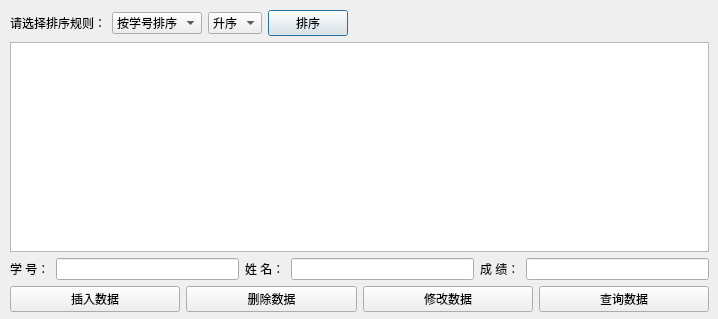
<?xml version="1.0" encoding="UTF-8"?>
<ui version="4.0">
 <class>StudentDialog</class>
 <widget class="QDialog" name="StudentDialog">
  <property name="geometry">
   <rect>
    <x>0</x>
    <y>0</y>
    <width>718</width>
    <height>319</height>
   </rect>
  </property>
  <property name="windowTitle">
   <string>学生成绩管理系统</string>
  </property>
  <property name="windowIcon">
   <iconset resource="images.qrc">
    <normaloff>:/new/prefix1/Images/stuIcon.jpg</normaloff>:/new/prefix1/Images/stuIcon.jpg</iconset>
  </property>
  <widget class="QWidget" name="layoutWidget">
   <property name="geometry">
    <rect>
     <x>10</x>
     <y>10</y>
     <width>699</width>
     <height>302</height>
    </rect>
   </property>
   <layout class="QVBoxLayout" name="verticalLayout">
    <item>
     <layout class="QHBoxLayout" name="horizontalLayout">
      <item>
       <widget class="QLabel" name="label_4">
        <property name="text">
         <string>请选择排序规则：</string>
        </property>
       </widget>
      </item>
      <item>
       <widget class="QComboBox" name="comboBoxVal">
        <item>
         <property name="text">
          <string>按学号排序</string>
         </property>
        </item>
        <item>
         <property name="text">
          <string>按成绩排序</string>
         </property>
        </item>
       </widget>
      </item>
      <item>
       <widget class="QComboBox" name="comboBoxCond">
        <item>
         <property name="text">
          <string>升序</string>
         </property>
        </item>
        <item>
         <property name="text">
          <string>降序</string>
         </property>
        </item>
       </widget>
      </item>
      <item>
       <widget class="QPushButton" name="pushButtonSort">
        <property name="text">
         <string>排序</string>
        </property>
       </widget>
      </item>
      <item>
       <spacer name="horizontalSpacer">
        <property name="orientation">
         <enum>Qt::Horizontal</enum>
        </property>
        <property name="sizeHint" stdset="0">
         <size>
          <width>40</width>
          <height>20</height>
         </size>
        </property>
       </spacer>
      </item>
      <item>
       <spacer name="horizontalSpacer_2">
        <property name="orientation">
         <enum>Qt::Horizontal</enum>
        </property>
        <property name="sizeHint" stdset="0">
         <size>
          <width>40</width>
          <height>20</height>
         </size>
        </property>
       </spacer>
      </item>
     </layout>
    </item>
    <item>
     <widget class="QTableView" name="tableView_stu">
      <property name="maximumSize">
       <size>
        <width>16777215</width>
        <height>16777215</height>
       </size>
      </property>
     </widget>
    </item>
    <item>
     <layout class="QHBoxLayout" name="horizontalLayout_2">
      <item>
       <widget class="QLabel" name="label">
        <property name="text">
         <string>学 号：</string>
        </property>
       </widget>
      </item>
      <item>
       <widget class="QLineEdit" name="lineEdit_ID"/>
      </item>
      <item>
       <widget class="QLabel" name="label_2">
        <property name="text">
         <string>姓 名：</string>
        </property>
       </widget>
      </item>
      <item>
       <widget class="QLineEdit" name="lineEdit_NAME"/>
      </item>
      <item>
       <widget class="QLabel" name="label_3">
        <property name="text">
         <string>成 绩：</string>
        </property>
       </widget>
      </item>
      <item>
       <widget class="QLineEdit" name="lineEdit_SCORE"/>
      </item>
     </layout>
    </item>
    <item>
     <layout class="QHBoxLayout" name="horizontalLayout_3">
      <item>
       <widget class="QPushButton" name="pushButton_INSERT">
        <property name="text">
         <string>插入数据</string>
        </property>
       </widget>
      </item>
      <item>
       <widget class="QPushButton" name="pushButton_DELETE">
        <property name="text">
         <string>删除数据</string>
        </property>
       </widget>
      </item>
      <item>
       <widget class="QPushButton" name="pushButton_UPDATE">
        <property name="text">
         <string>修改数据</string>
        </property>
       </widget>
      </item>
      <item>
       <widget class="QPushButton" name="pushButton_SEARCH">
        <property name="text">
         <string>查询数据</string>
        </property>
       </widget>
      </item>
     </layout>
    </item>
   </layout>
  </widget>
 </widget>
 <resources>
  <include location="images.qrc"/>
 </resources>
 <connections/>
</ui>
